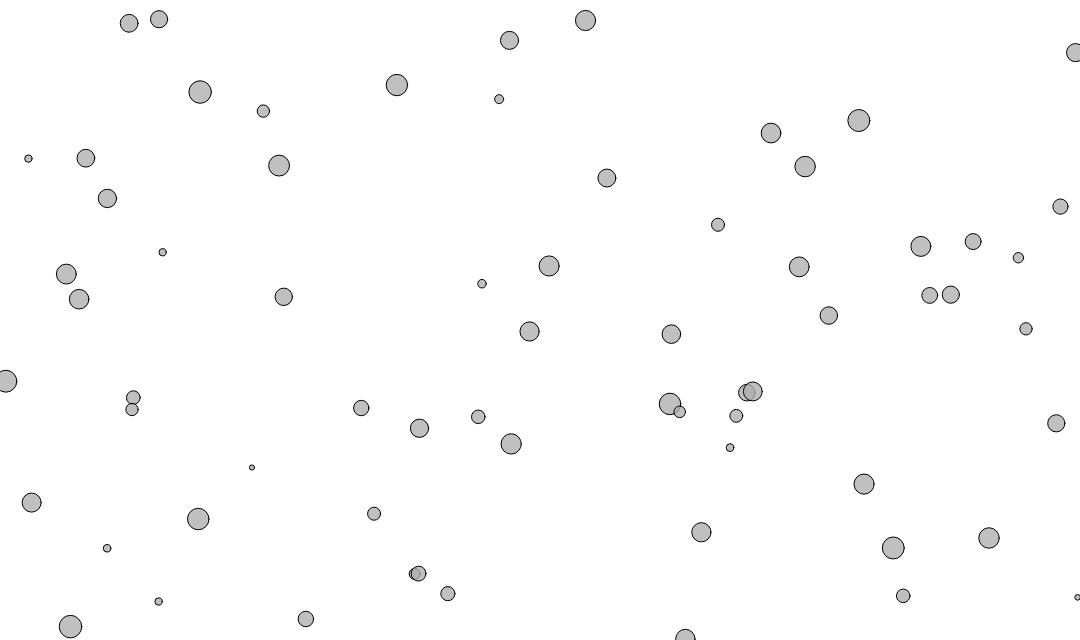
Frame 1 (no input)
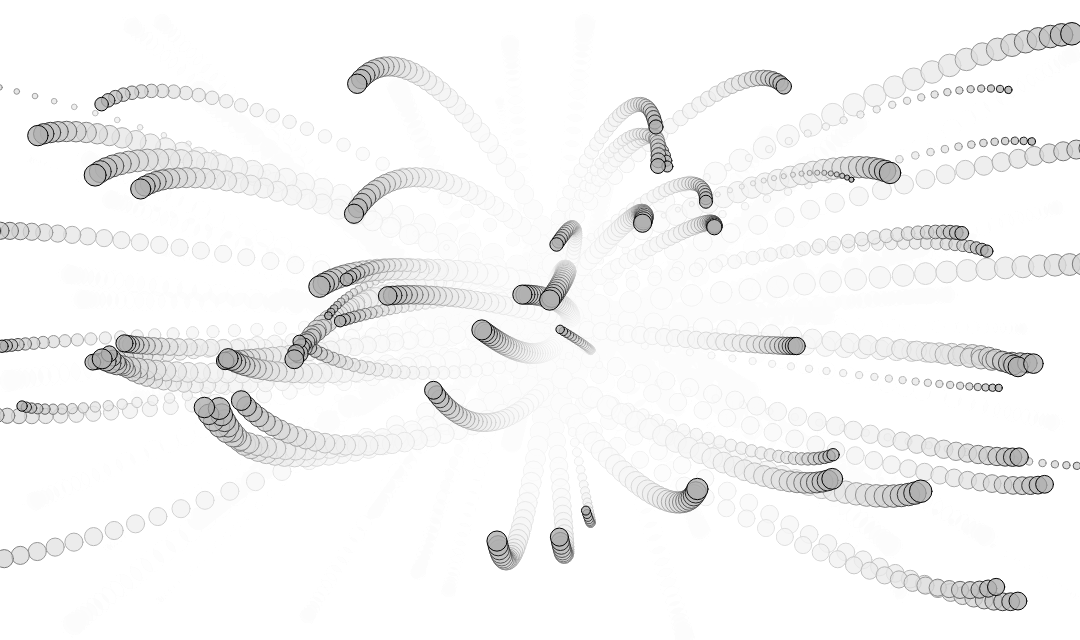
Frame 60 (no input)
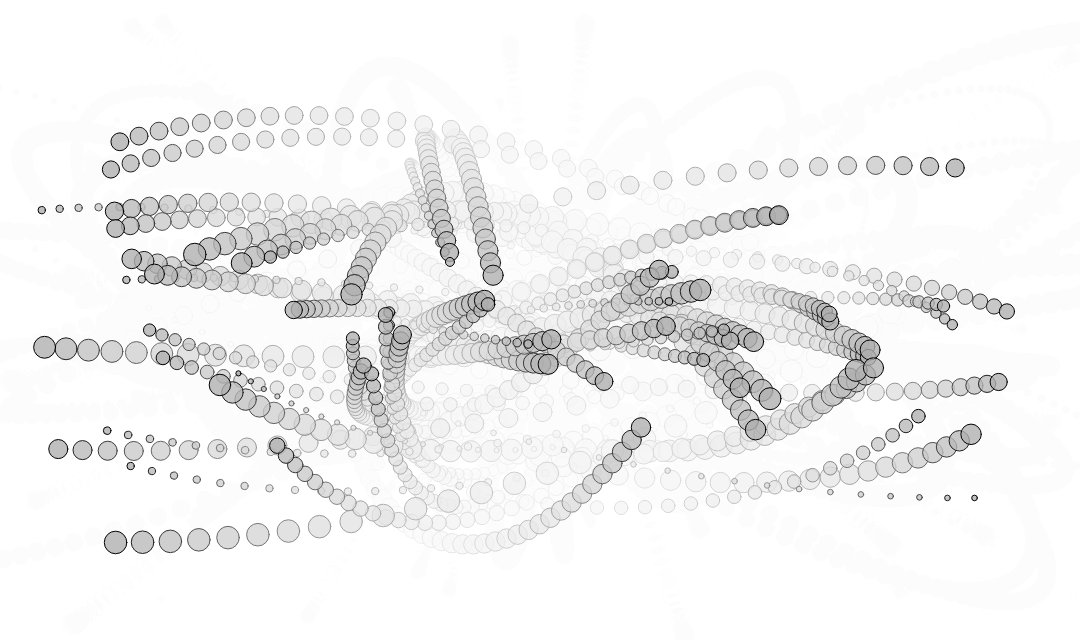
Frame 120 (the mouse pressed at the canvas centre since frame 60)

The p5.js sketch that drew these frames (run headless with seeded random() and noise() and a simulated clock; from frame 60 on, the mouse is pressed at the canvas centre):

// p5.js sketch
// ── sketch.js
class Body {
  constructor(x, y, m) {
    this.position = createVector(x, y);
    this.velocity = createVector(0, 0);
    this.acceleration = createVector(0, 0);
    this.mass = m;
    this.radius = sqrt(this.mass) * 8;
  }

  applyForce(force) {
    let f = p5.Vector.div(force, this.mass);
    this.acceleration.add(f);
  }

  attract(other) {
    // Vector pointing from this body to the other body
    let force = p5.Vector.sub(this.position, other.position);
    let distance = force.mag();

    // Constrain distance to prevent extreme forces at tiny distances
    distance = constrain(distance, 5, 25);

    // Gravitational magnitude: F = (G * m1 * m2) / d^2
    let strength = (G * this.mass * other.mass) / (distance * distance);
    force.setMag(strength);

    return force;
  }

  update() {
    this.velocity.add(this.acceleration);
    this.position.add(this.velocity);
    this.acceleration.mult(0); // Reset acceleration each frame
  }

  show() {
    stroke(0);
    fill(175, 200);
    circle(this.position.x, this.position.y, this.radius * 2);
  }
}

let bodies = [];
let G = 10;

function setup() {
  createCanvas(1080, 640);

  for (let i = 0; i < 67; i++) {
    bodies[i] = new Body(random(width), random(height), random(0.1, 2));
  }
}

function draw() {
  background(255, 30);

  // 1. Calculate mutual attraction between all bodies in the array
  for (let i = 0; i < bodies.length; i++) {
    for (let j = 0; j < bodies.length; j++) {
      if (i !== j) {
        // body[j] attracts body[i]
        let force = bodies[j].attract(bodies[i]);
        bodies[i].applyForce(force);
      }
    }
    bodies[i].update();
    bodies[i].show();
  }
}
